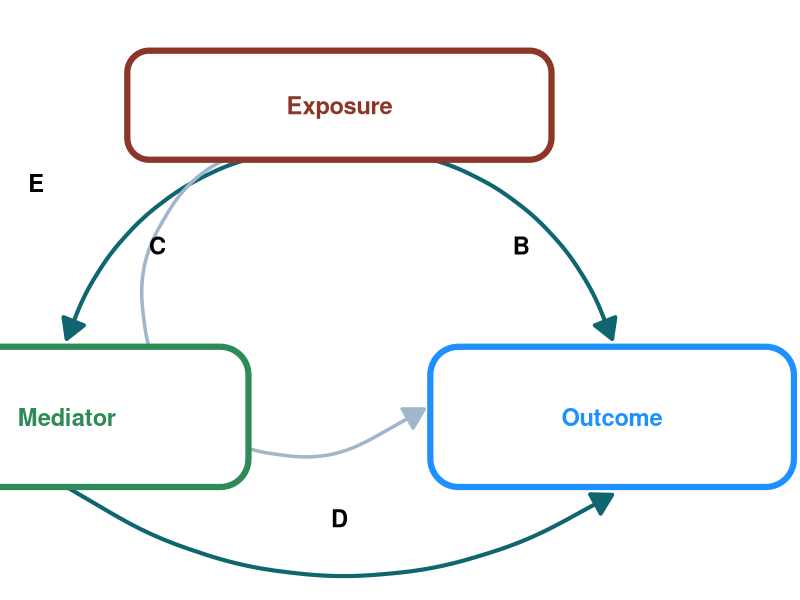
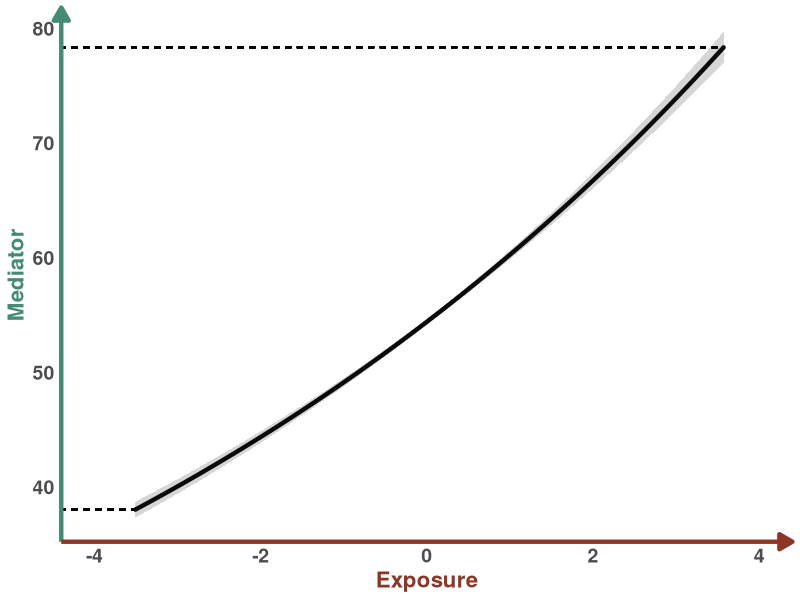
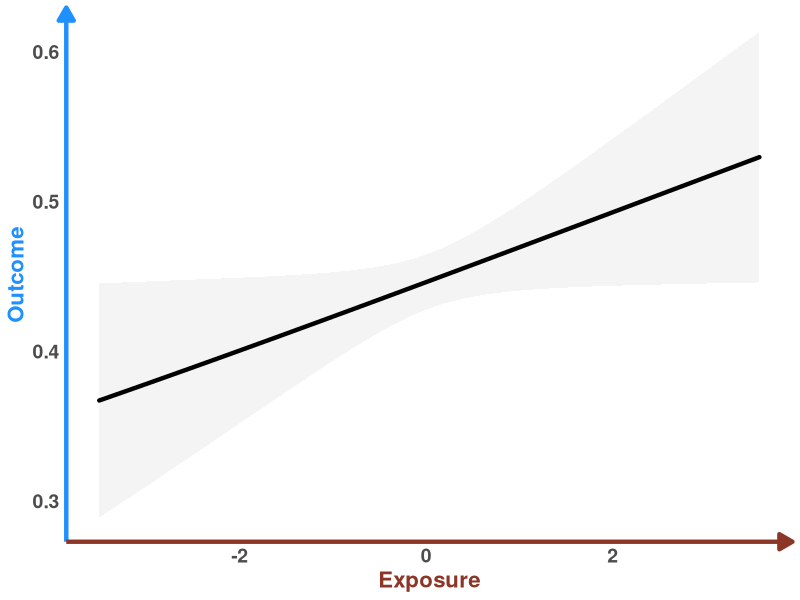
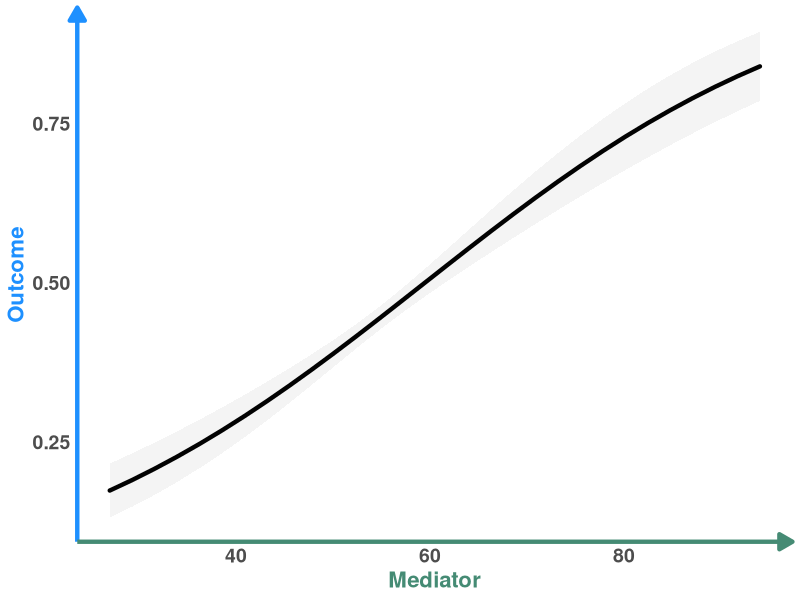
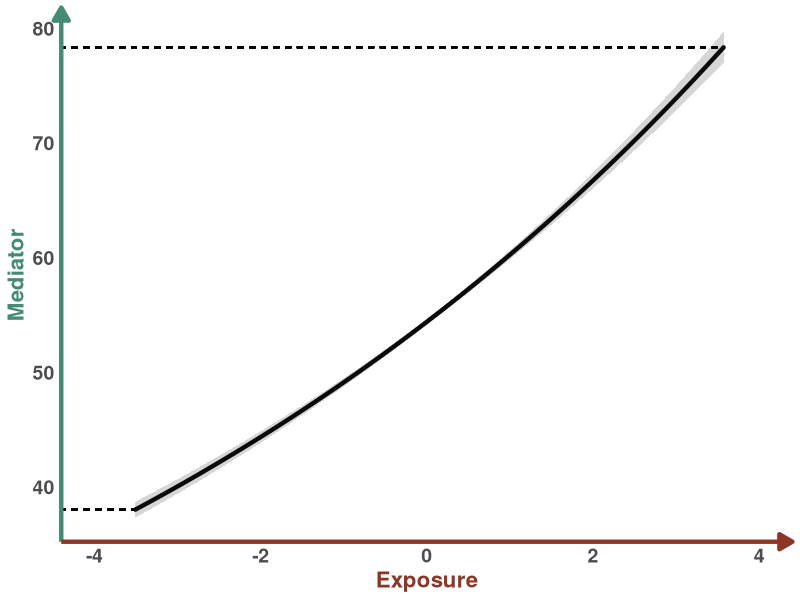
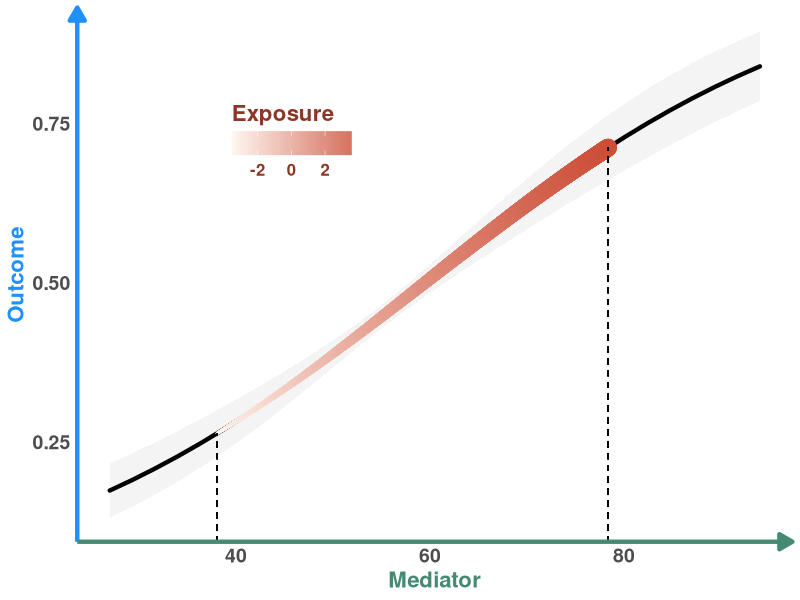
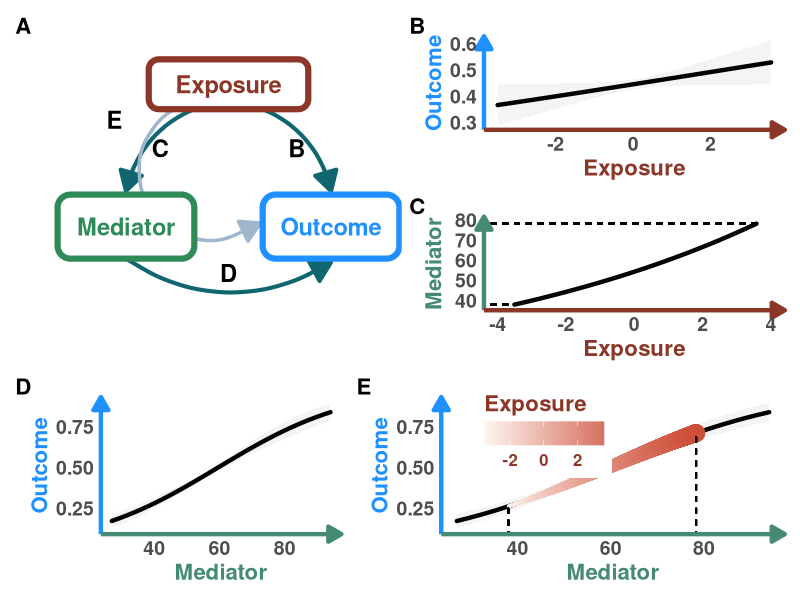

Generate these figures, in order, with R:
## ---- chunk 1
#| output: false
library(tidyverse) # data manipulation and plotting
library(glmmTMB) # frequentist glmms
library(patchwork) #multiple plots
library(marginaleffects) # marginal predictions

set.seed(333) # set seed to reproduce the simulations exactly
## ---- chunk 2
#' Create a DAG plot with rounded boxes and arrows
#'
#' @param labels Character vector of length 3 with names for Exposure, Mediator, Outcome
#' @param arrow_labels Character vector of length 4 with labels for paths B, C, D, E (default: c("B", "C", "D", "E"))
#' @param box_colors Character vector of length 3 with hex colors for boxes (default: c("#B22222", "#2E8B57", "#1E90FF"))
#' @param arrow_color Color for arrows (default: "#0F6670")
#' @return A ggplot object
create_dag_plot <- function(labels = c("Exposure", "Mediator", "Outcome"),
                           arrow_labels = c("B", "C", "D", "E"),
                           box_colors = c("tomato4", "#2E8B57", "#1E90FF"),
                           arrow_color = "#0F6670") {
  
  # Path diagram (DAG) — rounded boxes + arrows
  # boxes: name, center x/y, width, height, border colour
  # Using wider coordinate system (0-1.4 for x) to create rectangular plot
  boxes <- data.frame(
    name = labels,
    x = c(0.7, 0.25, 1.15),
    y = c(0.8, 0.4, 0.4),
    width = c(0.7, 0.6, 0.6),
    height = c(0.14, 0.18, 0.18),
    col = box_colors,
    stringsAsFactors = FALSE
  )
  
  # arrow head style
  arr_closed <- grid::arrow(length = unit(0.22, "inches"), type = "closed")
  arr_open <- grid::arrow(length = unit(0.22, "inches"), type = "open")
  
  # Draw arrows FIRST so they appear behind boxes
  p <- ggplot() + xlim(0.2, 1.4) + ylim(0.2, 0.9) + 
    # B: Exposure -> Outcome (right, curved)
    geom_curve(aes(x = 0.81, y = 0.74, xend = 1.15, yend = 0.5), 
               curvature = -0.28, color = arrow_color, size = 1.4, arrow = arr_closed) +
    # C: Exposure -> Mediator (left, curved)
    geom_curve(aes(x = 0.59, y = 0.74, xend = 0.25, yend = 0.5), 
               curvature = 0.28, color = arrow_color, size = 1.4, arrow = arr_closed) +
    # D: Mediator -> Outcome (bottom, long curve)
    geom_curve(aes(x = 0.25, y = 0.31, xend = 1.15, yend = 0.3), 
               curvature = 0.32, color = arrow_color, size = 1.4, arrow = arr_closed) +
    # E: dashed indirect (Exposure -> Outcome via dashed curved line)
    geom_curve(aes(x = 0.62, y = 0.765, xend = 0.84, yend = 0.41), 
               curvature = 1.5, color = "slategray3", size = 1.2,  arrow = arr_closed)
  
  # Now draw boxes on top of arrows
  for(i in seq_len(nrow(boxes))){
    bx <- boxes[i,]
    xmin <- bx$x - bx$width/2
    xmax <- bx$x + bx$width/2
    ymin <- bx$y - bx$height/2
    ymax <- bx$y + bx$height/2
    
    # draw a rounded rectangle as a grob and place it with annotation_custom
    rr <- grid::roundrectGrob(r = unit(0.2, "snpc"),
            gp = grid::gpar(fill = "white", col = bx$col, lwd = 6))
    p <- p + annotation_custom(rr, xmin = xmin, xmax = xmax, ymin = ymin, ymax = ymax) +
      annotate("text", x = bx$x, y = bx$y, label = bx$name, 
               fontface = "bold", size = 6, colour = bx$col)
  }
  
  # Add labels for arrows on top
  p <- p +
    annotate("text", x = 1.00, y = 0.62, label = arrow_labels[1], size = 6, fontface = "bold") +
    annotate("text", x = 0.40, y = 0.62, label = arrow_labels[2], size = 6, fontface = "bold") +
    annotate("text", x = 0.70, y = 0.27, label = arrow_labels[3], size = 6, fontface = "bold") +
    annotate("text", x = 0.2, y = 0.7, label = arrow_labels[4], size = 6, fontface = "bold") +
    coord_cartesian(clip = "off") +
    theme_void()
  
  return(p)
}
## ---- chunk 3
#| code-fold: true
#| warning: false
#| fig-width: 12
#| fig-height: 5
# Create DAG with default labels
DAG_default <- create_dag_plot()
print(DAG_default)
## ---- chunk 4
n <- 3000 # sample size
E <- rnorm(n, 0, 1) # define E as a Z-score
M <- rpois(n, exp(4 + 0.1*E)) # M is a poisson variable whose link is the log function so defining the coefficients using the inverse log (exponential)
O <- rbinom(n, size = 1, prob = plogis(-3 + 0.1*E + 0.05*M)) # O is a Bernoulli variable whose link is the logit so defining the coefficients using the inverse logit (plogis)

data <- tibble(
  E = E,
  M = M,
  O = O,
  O_1 = 1 - O
)

head(data)
## ---- chunk 5
mM_E <- glmmTMB(M ~ E, family = poisson, data = data)
## ---- chunk 6
mO_EM <- glmmTMB(cbind(O, O_1) ~ E + M, family = binomial, data = data)
## ---- chunk 7
#| warning: false
pred_M_E <- predictions(mM_E, vcov = TRUE, newdata = datagrid(E = seq(from = min(data$E), to = max(data$E), length.out = 3000))) # need many points for the visualisation of the indirect effect later on
head(pred_M_E)
## ---- chunk 8
pM_E <- ggplot(data = pred_M_E) +
  geom_line(aes(y = estimate, x = E), 
            lineend = "round",
            linewidth = 1.5) +
  geom_ribbon(aes(ymin = conf.low, ymax = conf.high, x = E), 
              alpha = 0.2) +
  geom_segment(y=min(pred_M_E$estimate), 
               x = min(pred_M_E$E)*1.3, 
               xend= min(pred_M_E$E), 
               linetype= "dashed") +
  geom_segment(y=max(pred_M_E$estimate), 
               x = min(pred_M_E$E)*1.3, 
               xend= max(pred_M_E$E), 
               linetype= "dashed") +
  scale_y_continuous(breaks = seq(from = 40, to = 80, by = 10))+
  theme_classic() +
  labs(title = NULL,
       y = "Mediator",
       x = "Exposure") + 
  coord_cartesian(xlim = c(-4,4)) +
  theme(axis.line.y = element_line(arrow = arrow(
                                               length = unit(0.15, "inches"),
                                               ends = "last", 
                                               type = "closed"),
                                   linewidth = 1.5,
                                   color = "aquamarine4"),
        axis.line.x = element_line(arrow = arrow(
                                               length = unit(0.15, "inches"),
                                               ends = "last", 
                                               type = "closed"),
                                   linewidth = 1.5,
                                   color = "tomato4"),
        axis.ticks = element_blank(),
        axis.title.x = element_text(color = "tomato4", 
                                    size = 16, 
                                    face = "bold", 
                                    family = "", 
                                    lineheight = 1.5),
        axis.title.y = element_text(color = "aquamarine4", 
                                    size = 16, 
                                    face = "bold", 
                                    family = "", 
                                    lineheight = 1.5),
        axis.text.x = element_text(face = "bold", 
                                   size = 14),
        axis.text.y = element_text(face = "bold", 
                                    
                                   size = 14),
        plot.title = element_text(size = 16)) 

pM_E
## ---- chunk 9
#| warning: false
pred_O_E <- predictions(mO_EM, vcov = TRUE, newdata = datagrid(E = seq(from = min(data$E), to = max(data$E), length.out = 30)))
head(pred_O_E)
## ---- chunk 10
pO_E <- ggplot(data = pred_O_E) +
  geom_line(aes(y = estimate, x = E), linewidth = 1.5, lineend = "round") +
  geom_ribbon(aes(ymin = conf.low, ymax = conf.high, x = E), alpha = 0.05) +
  
  theme_classic() +
  labs(title = NULL,
       y = "Outcome",
       x = "Exposure") +
    theme(axis.line.y = element_line(arrow = arrow(
                                               length = unit(0.15, "inches"),
                                               ends = "last", 
                                               type = "closed"),
                                   linewidth = 1.5,
                                   color = "dodgerblue1"),
        axis.line.x = element_line(arrow = arrow(
                                               length = unit(0.15, "inches"),
                                               ends = "last", 
                                               type = "closed"),
                                   linewidth = 1.5,
                                   color = "tomato4"),
        axis.ticks = element_blank(),
        axis.title.x = element_text(color = "tomato4", 
                                    size = 16, 
                                    face = "bold", 
                                    family = "", 
                                    lineheight = 1.5),
        axis.title.y = element_text(color = "dodgerblue1", 
                                    size = 16, 
                                    face = "bold", 
                                    family = "", 
                                    lineheight = 1.5),
        axis.text.x = element_text(face = "bold", 
                                   size = 14),
        axis.text.y = element_text(
                                   face = "bold", 
                                   size = 14),
        plot.title = element_text(size = 16))
pO_E 
## ---- chunk 11
#| warning: false
pred_O_M <- predictions(mO_EM, vcov = TRUE, newdata = datagrid(M = seq(from = min(data$M), to = max(data$M), length.out = 30)))
head(pred_O_M)
## ---- chunk 12
pO_M <- ggplot(data = pred_O_M) +
  geom_line(aes(y = estimate, x = M), linewidth = 1.5, lineend = "round") +
  geom_ribbon(aes(ymin = conf.low, ymax = conf.high, x = M), alpha = 0.05) +
  
  theme_classic() +
  labs(title = NULL,
       y = "Outcome",
       x = "Mediator") +
    theme(axis.line.y = element_line(arrow = arrow(
                                               length = unit(0.15, "inches"),
                                               ends = "last", 
                                               type = "closed"),
                                   linewidth = 1.5,
                                   color = "dodgerblue1"),
        axis.line.x = element_line(arrow = arrow(
                                               length = unit(0.15, "inches"),
                                               ends = "last", 
                                               type = "closed"),
                                   linewidth = 1.5,
                                   color = "aquamarine4"),
        axis.ticks = element_blank(),
        axis.title.x = element_text(color = "aquamarine4", 
                                    size = 16, 
                                    face = "bold", 
                                    family = "", 
                                    lineheight = 1.5),
        axis.title.y = element_text(color = "dodgerblue1", 
                                    size = 16, 
                                    face = "bold", 
                                    family = "", 
                                    lineheight = 1.5),
        axis.text.x = element_text(
                                   face = "bold", 
                                   size = 14),
        axis.text.y = element_text(face = "bold", 
                                   size = 14),
        plot.title = element_text(size = 16))
pO_M
## ---- chunk 13
pM_E
## ---- chunk 14
#| warning: false
pred_O_EM <- predictions(mO_EM, vcov = TRUE, newdata = datagrid(M = pred_M_E$estimate))
head(pred_O_EM)
## ---- chunk 15
pred_O_ME <- pred_O_EM %>%
  select(-c(E)) %>% #remove E; it's set to its mean as we don't need it
  mutate(E = pred_M_E$E)

head(pred_O_ME)
## ---- chunk 16
COLS <- alpha(colorRampPalette(c("seashell","tomato3"))(30),0.8)

pO_ME <- pO_M + geom_line(data = pred_O_ME, aes(x = M, y = estimate, color = E, linewidth = E), lineend = "round") +
  geom_segment(x=min(pred_O_ME$M), y = 0, yend= min(pred_O_ME$estimate), linetype= "dashed") +
  geom_segment(x=max(pred_O_ME$M), y = 0, yend= max(pred_O_ME$estimate), linetype= "dashed") +
  labs(title = NULL) + 
  scale_color_gradientn(colours = COLS, name = "Exposure") +
  guides(linewidth = "none") +
  theme(legend.position = "inside",
        legend.position.inside = c(0.3, 0.75),
        legend.direction = "horizontal",
        legend.text = element_text(color = "tomato4", size = 12, face = "bold", family = "", lineheight = 1.5),
        legend.title = element_text(color = "tomato4",size = 16, face = "bold", family = "", lineheight = 1.5),
        legend.title.position = "top")

pO_ME
## ---- chunk 17
#| fig-width: 8
#| fig-height: 8
# Create right column with B and C stacked
right_col_top <- pO_E / pM_E

# Create layout: DAG on left, right column on right for rows 1-2
top_section <- (DAG_default | right_col_top) + plot_layout(widths = c(1, 1))

# Row 3 has two plots side by side
row3 <- pO_M + pO_ME + plot_layout(widths = c(0.7, 1))

# Combine all
fig_1 <- top_section / row3 + 
  plot_layout(heights = c(2, 1)) +
  plot_annotation(tag_levels = 'A') &
  theme(plot.tag = element_text(size = 16, face = "bold"))

fig_1
